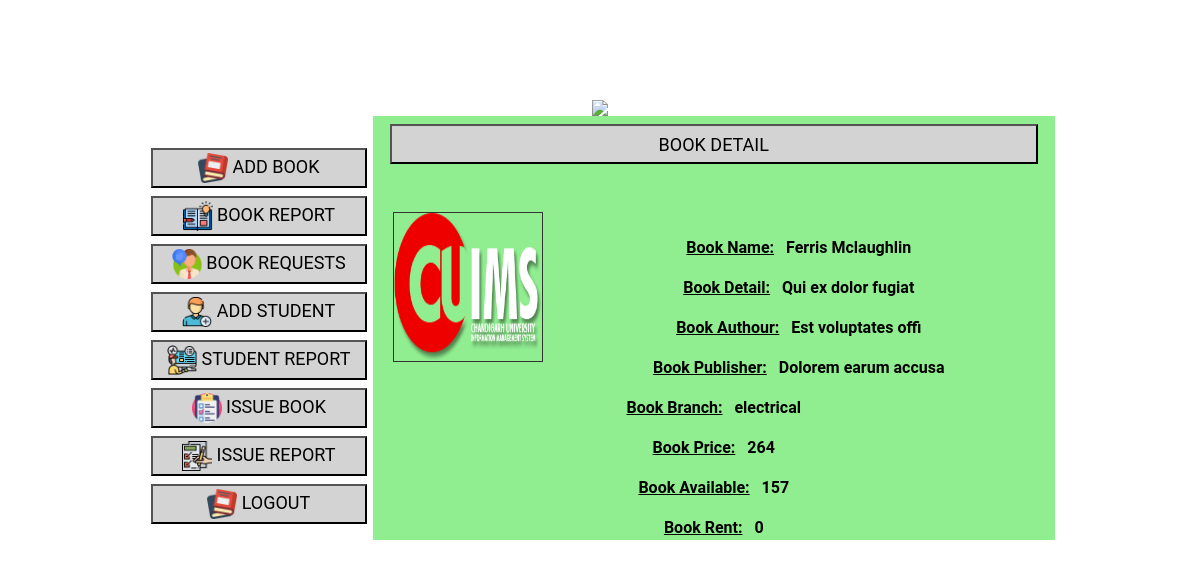
The app's page /admin_service_dashboard.php?viewid=5, older data.
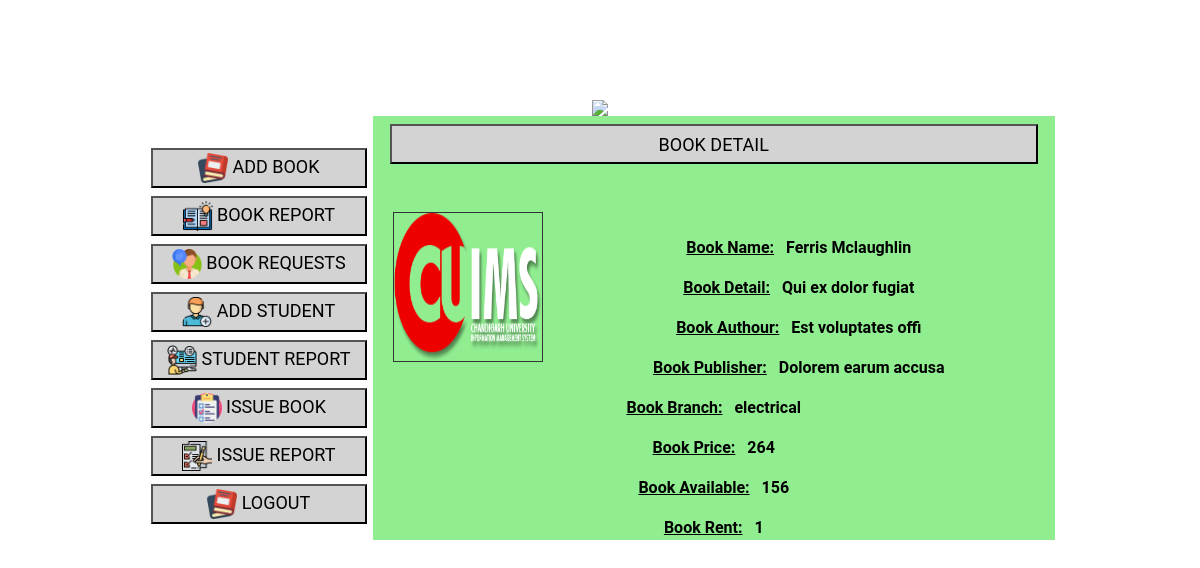
The same page, newer data.
### tables this page shows
CREATE TABLE `book` (
  `id` int(11) NOT NULL,
  `bookpic` varchar(25) NOT NULL,
  `bookname` varchar(25) NOT NULL,
  `bookdetail` varchar(110) NOT NULL,
  `bookaudor` varchar(25) NOT NULL,
  `bookpub` varchar(25) NOT NULL,
  `branch` varchar(110) NOT NULL,
  `bookprice` varchar(25) NOT NULL,
  `bookquantity` varchar(25) NOT NULL,
  `bookava` int(11) NOT NULL,
  `bookrent` int(11) NOT NULL
);

### db.php (called while the page is built, shortened)
<?php
class db{
function setconnection(){
    try{
        $this->connection=new PDO("mysql:host=localhost; dbname=library _management","root","");
    }catch(PDOException $e){
        echo "Error";
    }
}
}

### data_class.php (called while the page is built, shortened)
<?php include("db.php");
class data extends db {
    function getbookissue(){
        $q="SELECT * FROM book where bookava !=0 ";
        $data=$this->connection->query($q);
        return $data;
    }
    function getbookdetail($id){
        $q="SELECT * FROM book where id ='$id'";
        $data=$this->connection->query($q);
        return $data;
    }
}

### admin_service_dashboard.php (the view, shortened to what this page needs)
<!DOCTYPE html>
<html>
    <head>
        <link href="//maxcdn.bootstrapcdn.com/bootstrap/4.1.1/css/bootstrap.min.css" rel="stylesheet" id="bootstrap-css">
    </head>
    <body >
    <?php
   include("data_class.php");
    ?>
        <div class="container">
        <div class="innerdiv">
            <div class="row"><img class="imglogo" src="https://cpb-us-w2.wpmucdn.com/sites.uwm.edu/dist/4/404/files/2016/12/DLTRE-header.png"/></div>
            <div class="leftinnerdiv">
                <br>
                <Button class="greenbtn" onclick="openpart('addbook')" ><img class="icons" src="images/icon/book.png" width="30px" height="30px"/>  ADD BOOK</Button>
                <Button class="greenbtn" onclick="openpart('bookreport')" > <img class="icons" src="images/icon/open-book.png" width="30px" height="30px"/> BOOK REPORT</Button>
                <Button class="greenbtn" onclick="openpart('bookrequestapprove')"><img class="icons" src="images/icon/interview.png" width="30px" height="30px"/> BOOK REQUESTS</Button>
                <Button class="greenbtn" onclick="openpart('addperson')"> <img class="icons" src="images/icon/add-user.png" width="30px" height="30px"/> ADD STUDENT</Button>
                <Button class="greenbtn" onclick="openpart('studentrecord')"> <img class="icons" src="images/icon/monitoring.png" width="30px" height="30px"/> STUDENT REPORT</Button>
                <Button class="greenbtn"  onclick="openpart('issuebook')"> <img class="icons" src="images/icon/test.png" width="30px" height="30px"/> ISSUE BOOK</Button>
                <Button class="greenbtn" onclick="openpart('issuebookreport')"> <img class="icons" src="images/icon/checklist.png" width="30px" height="30px"/> ISSUE REPORT</Button>
                <a href="index.php"><Button class="greenbtn" ><img class="icons" src="images/icon/book.png" width="30px" height="30px"/> LOGOUT</Button></a>
            </div>
            <?php
            $u=new data;
            $u->setconnection();
            $u->getbookissue();
            $recordset=$u->getbookissue();
            ?>
            <div class="rightinnerdiv">
            <div id="bookdetail" class="innerright portion" style="<?php  if(!empty($_REQUEST['viewid'])){ $viewid=$_REQUEST['viewid'];} else {echo "display:none"; }?>">
            <Button class="greenbtn" >BOOK DETAIL</Button>
<?php
            $u=new data;
            $u->setconnection();
            $u->getbookdetail($viewid);
            $recordset=$u->getbookdetail($viewid);
            foreach($recordset as $row){
               $bookimg= $row[1];
               $bookname= $row[2];
               $bookdetail= $row[3];
               $bookauthour= $row[4];
               $bookpub= $row[5];
               $branch= $row[6];
               $bookprice= $row[7];
               $bookava= $row[9];
               $bookrent= $row[10];
            }
?>
            <img width='150px' height='150px' style='border:1px solid #333333; float:left;margin-left:20px' src="uploads/<?php echo $bookimg?> "/>
            <p style="color:black"><u>Book Name:</u> &nbsp&nbsp<?php echo $bookname ?></p>
            <p style="color:black"><u>Book Detail:</u> &nbsp&nbsp<?php echo $bookdetail ?></p>
            <p style="color:black"><u>Book Authour:</u> &nbsp&nbsp<?php echo $bookauthour ?></p>
            <p style="color:black"><u>Book Publisher:</u> &nbsp&nbsp<?php echo $bookpub ?></p>
            <p style="color:black"><u>Book Branch:</u> &nbsp&nbsp<?php echo $branch ?></p>
            <p style="color:black"><u>Book Price:</u> &nbsp&nbsp<?php echo $bookprice ?></p>
            <p style="color:black"><u>Book Available:</u> &nbsp&nbsp<?php echo $bookava ?></p>
            <p style="color:black"><u>Book Rent:</u> &nbsp&nbsp<?php echo $bookrent ?></p>
            </div>
            </div>
        </div>
        </div>
    </body>
</html>

### admin_service_dashboard.php (style rules this page uses)
.innerright,label { color: rgb(16, 170, 16); font-weight:bold; }
.container, .row, .imglogo { margin:auto; }
.innerdiv { text-align: center; margin: 100px; }
.leftinnerdiv { float: left; width: 25%; }
.rightinnerdiv { float: right; width: 75%; }
body { background-image: url('https://png.pngtree.com/background/20210709/original/pngtree-office-items-picture-desk-on-the-desktop-picture-image_408181.jpg') }
.innerright { background-color: lightgreen; }
.greenbtn { background-color: lightgray; color: black; width: 95%; height: 40px; margin-top: 8px; }
.greenbtn, a { text-decoration: none; color: black; font-size: large; }
td, a { color:black; }
body { font-family: 'Roboto'; }
::placeholder { color: rgb(189, 184, 184); font-style: italic; font-size: 14px; }

Row changes from the older to the newer data that the page shows:
changed book "Ferris Mclaughlin": bookava "157" → "156"; bookrent "0" → "1"
